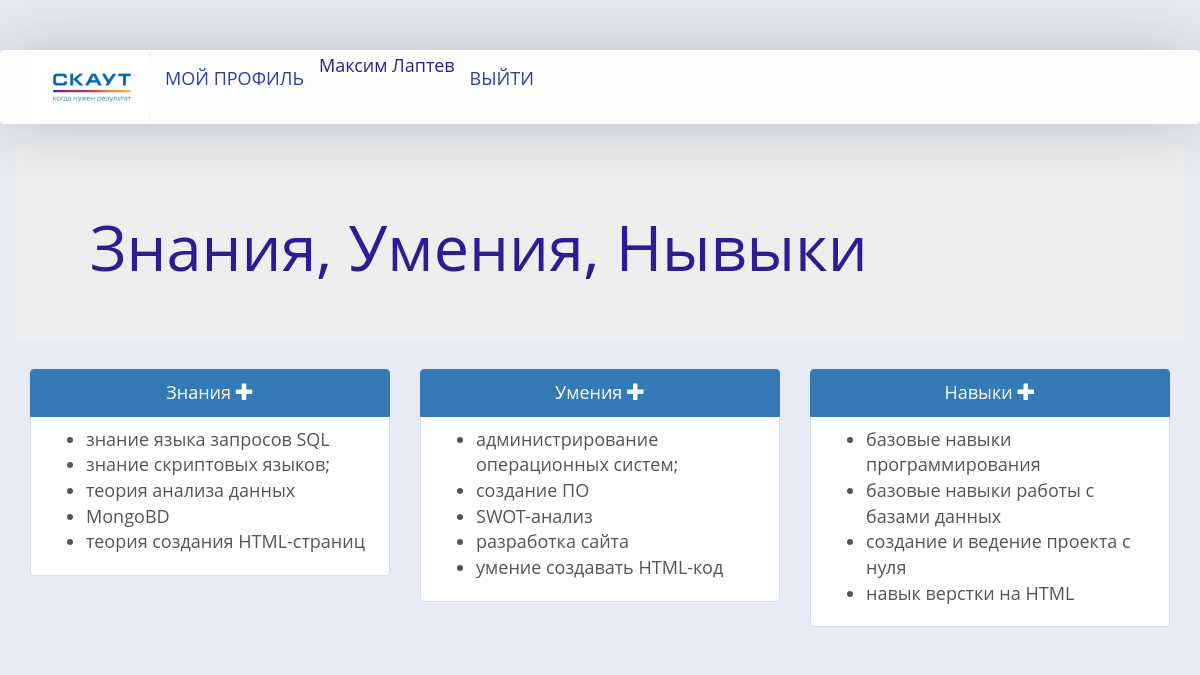
The app's page /competences/ (signed in) with its own data.
### cmp/models.py (models this page shows)
class Knowledge(models.Model):
    name = models.CharField(max_length=200, blank=True, verbose_name='Название')
    discription = models.TextField(max_length=500, blank=True, verbose_name='Описание' )
    def __str__(self):
        return self.name

class Proficiency(models.Model):
    name = models.CharField(max_length=200, blank=True, verbose_name='Название')
    discription = models.TextField(max_length=500, blank=True, verbose_name='Описание')
    def __str__(self):
        return self.name

class Skills(models.Model):
    name = models.CharField(max_length=200, blank=True, verbose_name='Название')
    discription = models.TextField(max_length=500, blank=True, verbose_name='Описание')
    def __str__(self):
        return self.name

### cmp/views.py (the view)
# urls.py: url(r'^competences/$', views.competences, name = 'competences'),
@login_required
def competences(request):
    knowledge=Knowledge.objects.all()
    proficiency = Proficiency.objects.all()
    skills = Skills.objects.all()
    return render(
        request,
        'cmp/competences.html',
        context={'knowledge':knowledge,'proficiency':proficiency, 'skills':skills},
    )

### cmp/templates/cmp/competences.html (shortened to what this page needs)
{% extends "base_generic.html" %}
{% block content %}
    <div class="jumbotron">
    <div class="container">
      <h1>Знания, Умения, Нывыки</h1>
    </div>
  </div>
  <div class="container w">
    <div class="row">
      <div class="col-lg-4">
        <div class="list-group">
          <a href="{% url 'post_new_k' %}" class="list-group-item active text-center" "waves-effect waves-light btn">Знания <span class="glyphicon glyphicon-plus"></span></a>
          <a href="#" class="list-group-item">
          <ul>
                  {% for k in knowledge %}
              <li>
                      {{ k }}
             </li>
                  {% endfor %}
              </ul></a>
        </div>
      </div>
      <div class="col-lg-4">
        <div class="list-group">
          <a href="{% url 'post_new_p' %}" class="list-group-item active text-center" "waves-effect waves-light btn">Умения <span class="glyphicon glyphicon-plus"></span></a>
          <a href="#" class="list-group-item">
          <ul>
                  {% for p in proficiency %}
              <li>
                       {{ p }}
             </li>
                  {% endfor %}
              </ul></a>
        </div>
      </div>
      <div class="col-lg-4">
        <div class="list-group">
          <a href="{% url 'post_new_s' %}" class="list-group-item active text-center" "waves-effect waves-light btn">Навыки <span class="glyphicon glyphicon-plus"></span></a>
          <a class="list-group-item">
              <ul>
                  {% for s in skills %}
              <li>
                      {{ s }}
             </li>
                  {% endfor %}
              </ul>
          </a>
        </div>
      </div>
    </div>
  </div>
{% endblock %}

### cmp/templates/base_generic.html (shortened to what this page needs)
<!DOCTYPE html>
<html lang="en">
  <head>
  <link rel="stylesheet" href="https://maxcdn.bootstrapcdn.com/bootstrap/3.3.7/css/bootstrap.min.css">
  {% load static %}
  <link rel="stylesheet" href="{% static 'css/styles.css' %}">
</head>
<body>
    <header>
    <nav class="navbar navbar-default menu">
      <div class="container">
        <div class="navbar-header">
          {% load static %}
           <a class="navbar-brand-right" href="{% url 'index' %}"><img src="{% static 'img/logo.jpg'%}" height="120" width="120"></a>
        </div>
        <div class="collapse navbar-collapse" id="bs-example-navbar-collapse-1">
        <ul class="nav navbar-nav">
          {% if user.is_staff %}
            <li><a href="{% url 'competences' %}">ЗУН</a></li>
            <li><a href="{% url 'employees' %}">Сотрудники</a></li>
            <li><a href="{% url 'jobs' %}">Должность</a></li>
            <form class="navbar-form navbar-left" role="search" method="get" action="{% url 'employees' %}">
                <div class="form-group">
                    <input type="text" class="form-control" name="q" value="{{ request.GET.q }}">
                </div>
                <button type="submit" class="btn btn-default">Поиск</button>
            </form>
          {% elif user.is_authenticated %}
            <li><a href="{% url 'profile' pk=request.user.employee.pk %}">Мой профиль</a></li>
          {% endif %}
          {% if user.is_authenticated %}
            <li>{{ user.get_full_name }}</li>
            <li><a href="{% url 'logout'%}?next={{request.path}}">Выйти</a></li>
          {% else %}
            <li><a href="{% url 'login'%}?next={{request.path}}">Войти</a></li>
          {% endif %}
          </ul>
        </div>
      </div>
    </nav>
  </header>
      <div class="content container">
            <div class="row">
            {% block content %}{% endblock %}
          </div>
      </div>
  </body>
</html>

### cmp/static/css/styles.css (style rules this page uses)
body { font-family: 'Open Sans', sans-serif; font-size: 18px; color: #311b92; background: #e8eaf6; font-weight: normal; }
img { max-width: 100%; height: auto; }
header { margin: 50px 0 5px; }
.menu { background: #fefefe; border: 0; box-shadow: 0 0 70px rgba(0, 0, 0, .19); padding: 3px 0; }
.navbar-default .navbar-nav > li > a { color: #303f9f; font-size: 18px; text-transform: uppercase; }

### records on screen
Knowledge: name "знание языка запросов SQL"
Knowledge: name "знание скриптовых языков;"
Knowledge: name "теория анализа данных"
Knowledge: name "MongoBD"
Knowledge: name "теория создания HTML-страниц"
Proficiency: name "администрирование операционных систем;"
Proficiency: name "создание ПО"
Proficiency: name "SWOT-анализ"
Proficiency: name "разработка сайта"
Proficiency: name "умение создавать HTML-код"
Skills: name "базовые навыки программирования"
Skills: name "базовые навыки работы с базами данных"
Skills: name "создание и ведение проекта с нуля"
Skills: name "навык верстки на HTML"

### other values on screen
{{ user.get_full_name }} "Максим Лаптев"
